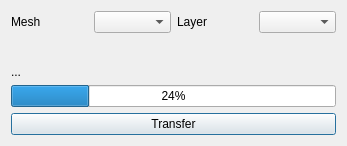
<?xml version="1.0" encoding="UTF-8"?>
<ui version="4.0">
 <class>MeshToLayerDialog</class>
 <widget class="QDialog" name="MeshToLayerDialog">
  <property name="geometry">
   <rect>
    <x>0</x>
    <y>0</y>
    <width>347</width>
    <height>146</height>
   </rect>
  </property>
  <property name="minimumSize">
   <size>
    <width>347</width>
    <height>146</height>
   </size>
  </property>
  <property name="maximumSize">
   <size>
    <width>347</width>
    <height>146</height>
   </size>
  </property>
  <property name="windowTitle">
   <string>Dialog</string>
  </property>
  <layout class="QGridLayout" name="gridLayout">
   <item row="0" column="0">
    <layout class="QHBoxLayout" name="horizontalLayout">
     <item>
      <widget class="QLabel" name="lMesh">
       <property name="text">
        <string>Mesh</string>
       </property>
      </widget>
     </item>
     <item>
      <widget class="QComboBox" name="cbMesh"/>
     </item>
     <item>
      <widget class="QLabel" name="lLayer">
       <property name="text">
        <string>Layer</string>
       </property>
      </widget>
     </item>
     <item>
      <widget class="QComboBox" name="cbLayer"/>
     </item>
    </layout>
   </item>
   <item row="1" column="0">
    <spacer name="verticalSpacer">
     <property name="orientation">
      <enum>Qt::Vertical</enum>
     </property>
     <property name="sizeHint" stdset="0">
      <size>
       <width>20</width>
       <height>0</height>
      </size>
     </property>
    </spacer>
   </item>
   <item row="2" column="0">
    <widget class="QLabel" name="lProcess">
     <property name="text">
      <string>...</string>
     </property>
    </widget>
   </item>
   <item row="3" column="0">
    <widget class="QProgressBar" name="progressBar">
     <property name="value">
      <number>24</number>
     </property>
    </widget>
   </item>
   <item row="4" column="0">
    <widget class="QPushButton" name="pbTransfer">
     <property name="text">
      <string>Transfer</string>
     </property>
    </widget>
   </item>
  </layout>
 </widget>
 <resources/>
 <connections/>
</ui>
